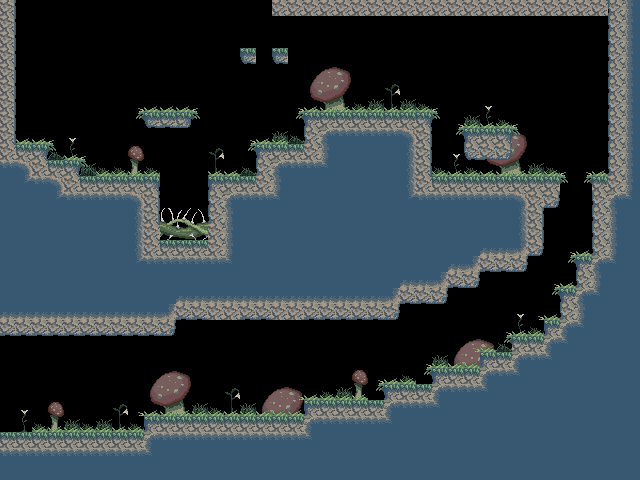

This game map was drawn from its Tiled (.tmx) file and the tilesets committed beside it. A one-line description and the trimmed map source follow:
An orthogonal 40x30 tile map with 16x16 px tiles, 3 tile layers (FarBack, NearBack, Ground) and 10 objects (2x entrance, exit, firePlant, waterPlant, fireRoot, ...).

<map version="1.0" orientation="orthogonal" width="40" height="30" tilewidth="16" tileheight="16">
 <tileset firstgid="1" source="tiles.tsx" />
 <layer name="FarBack" width="40" height="30">
  <data>[1200 cells, 1192 non-empty, 18 distinct tile ids]</data>
 </layer>
 <layer name="NearBack" width="40" height="30">
  <data>[1200 cells, 114 non-empty, 6 distinct tile ids]</data>
 </layer>
 <layer name="Ground" width="40" height="30">
  <data>[1200 cells, 661 non-empty, 29 distinct tile ids]</data>
 </layer>
 <objectgroup name="Connections" width="40" height="30">
  <object name="gameStart" type="entrance" x="16" y="112" width="32" height="32" />
  <object type="exit" x="0" y="336" width="16" height="96">
   <properties>
    <property name="entrance" value="top" />
    <property name="from" value="right" />
    <property name="to" value="test2" />
   </properties>
  </object>
  <object name="bottom" type="entrance" x="16" y="400" width="32" height="32" />
 </objectgroup>
 <objectgroup name="Spawns" width="40" height="30">
  <object type="firePlant" x="464" y="80" width="48" height="48" />
  <object type="waterPlant" x="144" y="64" width="48" height="48" />
  <object type="fireRoot" x="208" y="320" width="32" height="32" />
  <object type="waterRoot" x="272" y="320" width="32" height="32" />
  <object type="spittingMonster" x="432" y="80" width="32" height="32">
   <properties>
    <property name="facing" value="left" />
    <property name="state" value="normal" />
   </properties>
  </object>
  <object type="blockMonster" x="240" y="16" width="32" height="32">
   <properties>
    <property name="size" value="medium" />
   </properties>
  </object>
  <object type="balloonMonster" x="352" y="80" width="32" height="32" />
 </objectgroup>
</map>
